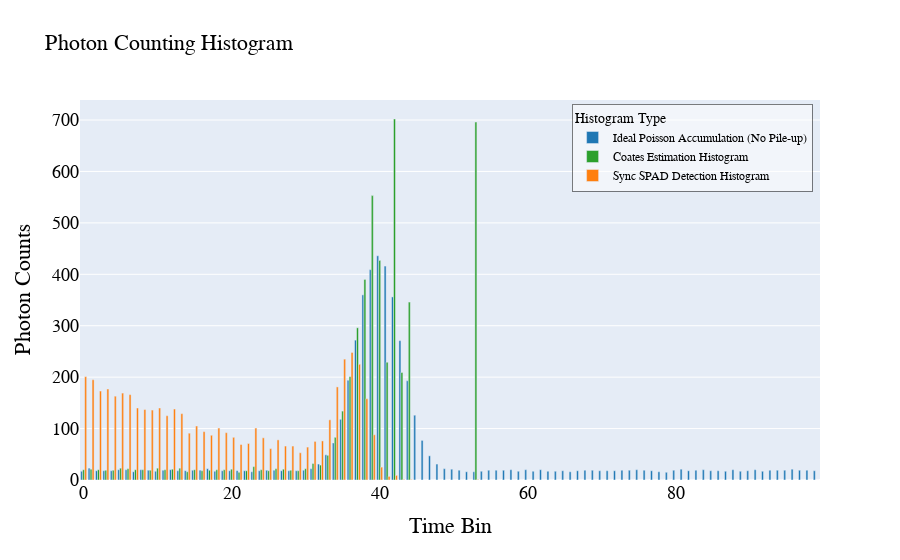

The notebook cell saved with this chart:
### Code cell
import src.GatingAlgo as ga

# SingleGaussian参数设置
num_bins = 100
pulse_pos = 40
pulse_width = 3
signal_strength = 0.9
bg_strength = 0.04
num_cycles = 5000

# 创建SingleGaussian实例
gating_algo = ga.SingleGaussian(num_bins, pulse_pos, pulse_width, signal_strength, bg_strength, num_cycles)

# 绘图
gating_algo.plot_hist_plotly()

### Figure 1 — Plotly figure (JSON) as saved in the notebook; plotly's stock layout.template omitted (floating-point values rounded to 4 significant figures)
{"data": [{"marker": {"color": "#1f77b4"}, "name": "Ideal Poisson Accumulation (No Pile-up)", "type": "bar", "x": [0, 1, 2, 3, 4, 5, 6, 7, 8, 9, 10, 11, 12, 13, 14, 15, 16, 17, 18, 19, 20, 21, 22, 23, 24, 25, 26, 27, 28, 29, 30, 31, 32, 33, 34, 35, 36, 37, 38, 39, 40, 41, 42, 43, 44, 45, 46, 47, 48, 49, 50, 51, 52, 53, 54, 55, 56, 57, 58, 59, 60, 61, 62, 63, 64, 65, 66, 67, 68, 69, 70, 71, 72, 73, 74, 75, 76, 77, 78, 79, 80, 81, 82, 83, 84, 85, 86, 87, 88, 89, 90, 91, 92, 93, 94, 95, 96, 97, 98, 99], "y": [17, 23, 18, 18, 18, 20, 20, 16, 20, 19, 17, 19, 20, 18, 18, 19, 19, 22, 17, 18, 18, 18, 18, 16, 18, 19, 19, 18, 18, 18, 19, 22, 31, 49, 72, 118, 194, 272, 360, 409, 436, 416, 356, 271, 193, 126, 77, 47, 31, 22, 21, 19, 16, 16, 17, 19, 19, 19, 20, 17, 20, 17, 20, 17, 17, 18, 16, 18, 19, 19, 18, 18, 18, 19, 19, 20, 19, 18, 16, 15, 19, 21, 18, 19, 20, 18, 18, 17, 20, 17, 18, 20, 17, 19, 19, 19, 21, 19, 19, 18]}, {"marker": {"color": "#2ca02c"}, "name": "Coates Estimation Histogram", "type": "bar", "x": [0, 1, 2, 3, 4, 5, 6, 7, 8, 9, 10, 11, 12, 13, 14, 15, 16, 17, 18, 19, 20, 21, 22, 23, 24, 25, 26, 27, 28, 29, 30, 31, 32, 33, 34, 35, 36, 37, 38, 39, 40, 41, 42, 43, 44, 45, 46, 47, 48, 49, 50, 51, 52, 53, 54, 55, 56, 57, 58, 59, 60, 61, 62, 63, 64, 65, 66, 67, 68, 69, 70, 71, 72, 73, 74, 75, 76, 77, 78, 79, 80, 81, 82, 83, 84, 85, 86, 87, 88, 89, 90, 91, 92, 93, 94, 95, 96, 97, 98, 99], "y": [20, 21, 20, 19, 19, 23, 22, 20, 20, 19, 23, 20, 21, 23, 16, 20, 18, 19, 20, 20, 21, 15, 18, 26, 20, 18, 22, 21, 19, 18, 22, 32, 29, 48, 83, 134, 201, 296, 390, 553, 427, 229, 702, 209, 346, 0, 0, 0, 0, 0, 0, 0, 0, 696, 0, 0, 0, 0, 0, 0, 0, 0, 0, 0, 0, 0, 0, 0, 0, 0, 0, 0, 0, 0, 0, 0, 0, 0, 0, 0, 0, 0, 0, 0, 0, 0, 0, 0, 0, 0, 0, 0, 0, 0, 0, 0, 0, 0, 0, 0]}, {"marker": {"color": "#ff7f0e"}, "name": "Sync SPAD Detection Histogram", "type": "bar", "x": [0, 1, 2, 3, 4, 5, 6, 7, 8, 9, 10, 11, 12, 13, 14, 15, 16, 17, 18, 19, 20, 21, 22, 23, 24, 25, 26, 27, 28, 29, 30, 31, 32, 33, 34, 35, 36, 37, 38, 39, 40, 41, 42, 43, 44, 45, 46, 47, 48, 49, 50, 51, 52, 53, 54, 55, 56, 57, 58, 59, 60, 61, 62, 63, 64, 65, 66, 67, 68, 69, 70, 71, 72, 73, 74, 75, 76, 77, 78, 79, 80, 81, 82, 83, 84, 85, 86, 87, 88, 89, 90, 91, 92, 93, 94, 95, 96, 97, 98, 99], "y": [201, 195, 173, 177, 163, 169, 166, 140, 137, 136, 140, 125, 138, 129, 91, 105, 94, 87, 101, 92, 83, 69, 71, 101, 82, 61, 78, 66, 66, 53, 64, 75, 76, 117, 181, 235, 248, 225, 158, 88, 25, 7, 9, 1, 1, 0, 0, 0, 0, 0, 0, 0, 0, 1, 0, 0, 0, 0, 0, 0, 0, 0, 0, 0, 0, 0, 0, 0, 0, 0, 0, 0, 0, 0, 0, 0, 0, 0, 0, 0, 0, 0, 0, 0, 0, 0, 0, 0, 0, 0, 0, 0, 0, 0, 0, 0, 0, 0, 0, 0]}], "layout": {"barmode": "group", "font": {"color": "Black", "family": "Arial, sans-serif", "size": 18}, "legend": {"bgcolor": "rgba(255,255,255,0.5)", "bordercolor": "rgba(0,0,0,0.5)", "borderwidth": 1, "font": {"size": 12}, "title": {"text": "Histogram Type"}, "x": 0.99, "xanchor": "right", "y": 0.99, "yanchor": "top"}, "title": {"font": {"color": "Black", "family": "Arial, sans-serif", "size": 22}, "text": "Photon Counting Histogram"}, "xaxis": {"title": {"text": "Time Bin"}}, "yaxis": {"title": {"text": "Photon Counts"}}}}
